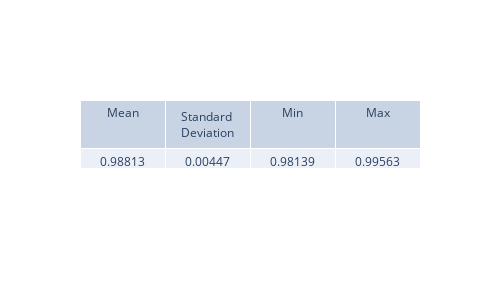

The cell this chart's notebook holds for it:
### Code cell
from scipy.integrate import simpson

norms = []
norms_monte = []

for i in range(5000):
    psi_sq_i = psi_real_pinn[:, i] ** 2 + psi_img_pinn[:, i] ** 2
    normalization = simpson(psi_sq_i, x=x_values)
    normalization_monte = np.mean(psi_sq_i) * (x_max - x_min)
    norms.append(normalization)
    norms_monte.append(normalization_monte)
    
view_metrics(np.array(norms))

plt.figure(figsize=(8,5), dpi=200)
plt.plot(t_values, norms, '-', label='Simpson')
plt.plot(t_values, norms_monte, '--', label="Monte Carlo")
plt.axhline(1.0, color='red', linestyle='--', label='Expected = 1')
plt.xlabel('Time (ps)')
plt.ylabel('Normalization')
plt.title('Wavefunction Normalization Over Time')
plt.legend()
plt.grid(True)



plt.show()

### Figure 1 — Plotly figure (JSON) as saved in the notebook; plotly's stock layout.template omitted (floating-point values rounded to 4 significant figures)
{"data": [{"cells": {"values": [["0.98813"], ["0.00447"], ["0.98139"], ["0.99563"]]}, "header": {"values": ["Mean", "Standard Deviation", "Min", "Max"]}, "type": "table"}], "layout": {"height": 300, "width": 500}}
